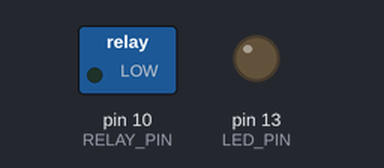
Recording of a sketch running on a simulated Arduino Mega 2560, built with avr-gcc and run on an emulated ATmega2560. Shown: switched loads named in the sketch (green lamp = pin HIGH), output pins drawn as LEDs (lit = HIGH).

Above: at 1.0 s.
At 3.0 s:
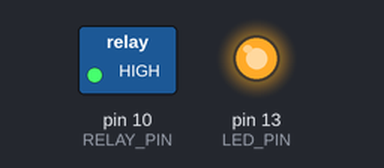
Timing chart, 0 to 5.2 s (numbered marks = the images above):
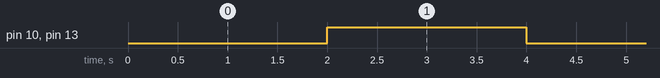

Measured:
- by itself, pin 10 (RELAY_PIN), pin 13 (LED_PIN): alternates HIGH for 2.0 s and LOW for 2.0 s

The sketch:

relay_test.ino
```cpp
/**
 * relay test.ino
 *
 * Test your relay module
 *
 * Program tested on Arduino Mega 2560
 *
 * Modified from https://www.arduino.cc/en/Tutorial/ToneMelody?from=Tutorial.Tone
 *
 */

#define RELAY_PIN 10
#define LED_PIN LED_BUILTIN

void toogle_relay(int state)
{
    digitalWrite(RELAY_PIN, state);

    digitalWrite(LED_PIN, state);
}

void setup()
{
    pinMode(RELAY_PIN, OUTPUT);
    digitalWrite(RELAY_PIN, LOW); //Disable the RELAY_PIN

    pinMode(LED_PIN, OUTPUT);
}

void loop()
{
    toogle_relay(LOW);
    delay(2000);
    toogle_relay(HIGH);
    delay(2000);
}
```
